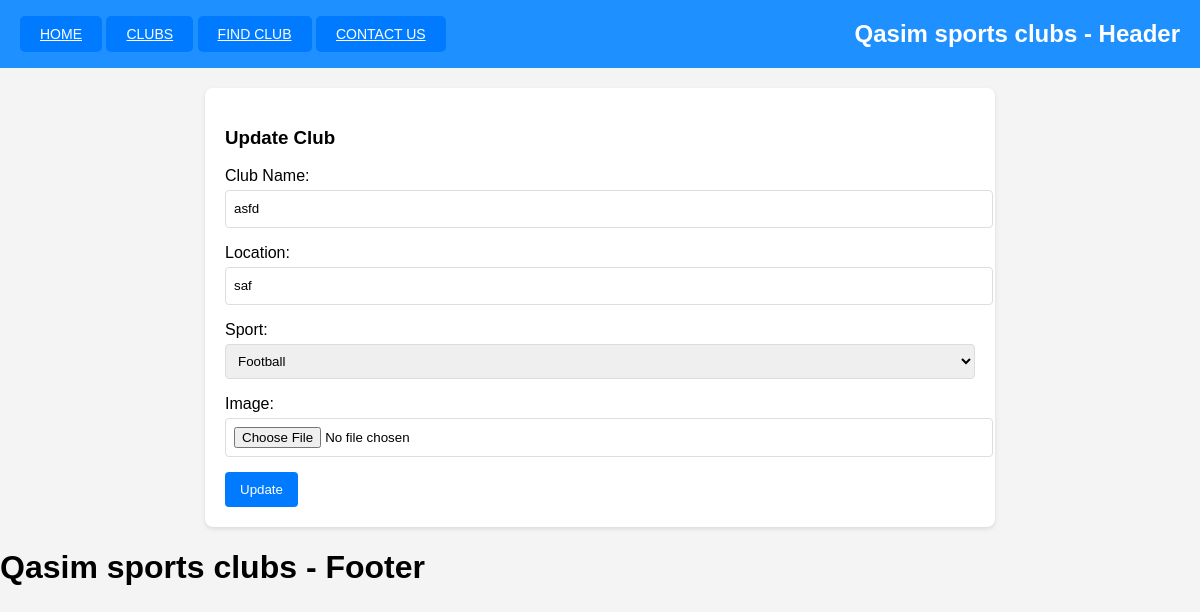
Page /clubs/edit_club/4 on the earlier database version.
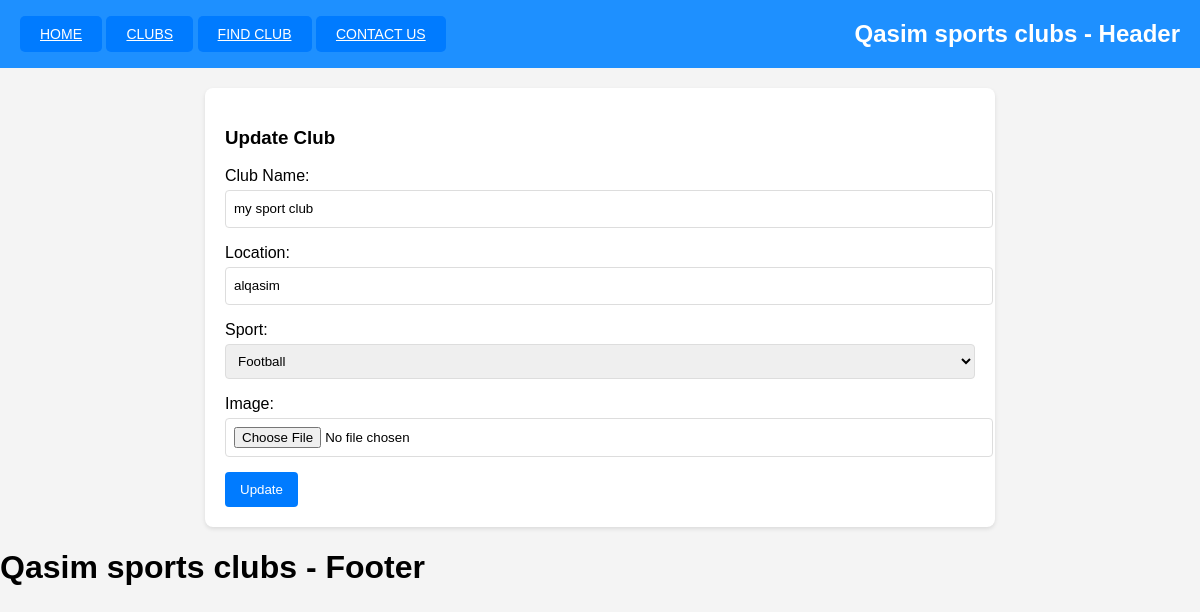
Same page on the later database version.
### clubs/models.py (models this page shows, shortened)
class Club(models.Model):
    name = models.CharField(max_length=50)
    location = models.CharField(max_length=50)
    sport = models.ForeignKey(Sport, on_delete=models.CASCADE)
    image = models.ImageField(upload_to='static/club_images/')

class Sport(models.Model):
    name = models.CharField(max_length=50)
    def __str__(self):
        return self.name

### clubs/views.py (the view)
# urls.py: path('clubs/edit_club/<int:cId>',views.update_club,name="edit_club"),
@csrf_exempt
def update_club(request, cId):
    club = Club.objects.get(id=cId)
    if request.method == 'POST':
        form = ClubForm(request.POST, request.FILES, instance=club)
        if form.is_valid():
            if 'image' in request.FILES:
                if club.image:
                    default_storage.delete(club.image.path)
            form.save()
            return redirect('club_details', cId=club.id)
    else:
        form = ClubForm(instance=club)
    return render(request, 'clubsmodule/clubForm.html', {
        'club': club, 'title': 'Update Club', 'button_text': 'Update', 'form': form
    })

### clubs/templates/clubsmodule/clubForm.html (shortened to what this page needs)
{% extends "layouts/base.html" %}
{% load static %}
{% block content %}
<div class="container form-container">
    <h3>{{ title }}</h3>
    <form method="post" enctype="multipart/form-data">
        {{ form.as_p }}
        <button type="submit" class="btn btn-primary">{{ button_text }}</button>
    </form>
</div>
{% endblock content %}

### clubs/templates/layouts/base.html (shortened to what this page needs)
<!DOCTYPE html>
<html lang="en">
    {% load static %}
<head>
    <link rel="stylesheet" href="{% static 'css/styles.css' %}" >
</head>
<body>
    {% include 'includes/header.html' %}
    {% block content %}
    {% endblock content %}
    {% include 'includes/footer.html' %}
</body>
</html>

### clubs/templates/includes/header.html
<header>
    <nav>
        <a href="/">Home</a>
        <a href="/clubs">Clubs</a>
        <a href="/clubs/filter">Find Club</a>
        <a href="/contact">Contact us</a>
    </nav>
    <div class="header-content">
        <h1>Qasim sports clubs - Header</h1>
    </div>
</header>

### clubs/templates/includes/footer.html
<footer>
    <h1>Qasim sports clubs - Footer</h1>
</footer>

### static/css/styles.css (style rules this page uses)
header { background: #1e90ff; color: white; padding: 20px; text-align: center; }
body { font-family: 'Arial', sans-serif; margin: 0; padding: 0; background: #f4f4f4; }
.container { max-width: 1200px; margin: 20px auto; padding: 20px; background-color: #fff; box-shadow: 0 0 10px rgba(0, 0, 0, 0.1); }
header { display: flex; justify-content: space-between; align-items: center; margin-bottom: 20px; }
header h1 { margin: 0; font-size: 24px; }
header a { padding: 10px 20px; background-color: #007bff; color: white; border-radius: 5px; text-transform: uppercase; font-size: 14px; }
.container { max-width: 750px; margin: auto; padding: 20px; background-color: #fff; border-radius: 8px; box-shadow: 0 2px 4px rgba(0, 0, 0, 0.1); }
.form-container { background-color: #fff; padding: 20px; border-radius: 8px; box-shadow: 0 2px 4px rgba(0, 0, 0, 0.1); margin-top: 20px; }
form p { margin-bottom: 15px; }
form p label { display: block; margin-bottom: 5px; }
form p input[type="text"], form p input[type="file"], form p select { width: 100%; padding: 8px; border: 1px solid #ddd; border-radius: 4px; line-height: 1.5; }
form button { background-color: #007bff; color: white; padding: 10px 15px; border: none; border-radius: 4px; cursor: pointer; }

Differences in the rows shown:
changed Club "Football": name "asfd" → "my sport club"; location "saf" → "alqasim"
